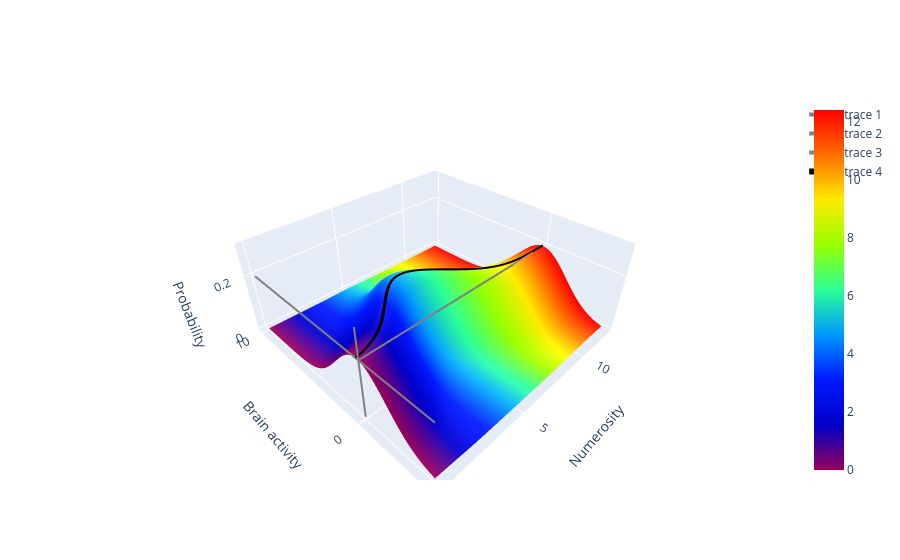

Write notebook code for a chart like this one.
### Code cell
fig = go.Figure(data=[go.Surface(z=Z.T, y=Y,x=X,surfacecolor = X, colorscale=px.colors.sequential.Rainbow)] )#coloraxis

fig.update_layout(
        scene = {
            "xaxis": {"nticks": 5, "title": "Numerosity"}, # , "backgroundcolor": 'rgba(0,0,0,0)',"showgrid": False
            "yaxis": {"nticks": 2, "title": "Brain activity"},
            "zaxis": {"nticks": 2, "title": "Probability",},
            'camera_eye': {"x": -1, "y": -1, "z": 1},
            "aspectratio": {"x": 1, "y": 1, "z": 0.4}
        }
)
#fig.add_hline(y=0, z=0)
width_line = 4
# z - axis
fig.add_scatter3d(x=np.array([X.min(),X.min()]), y = np.array([0,0]), z = np.array([0,0.3]), mode='lines', line=dict(color='grey', width=width_line)) #,width=2 
# x - axis
fig.add_scatter3d(x=np.array([X.min(),X.max()]), y = np.array([0,0]), z = np.array([Z.max() ,Z.max() ]), mode='lines', line=dict(color='grey', width=width_line)) #,width=2 
# y - axis
fig.add_scatter3d(x=np.array([X.min(),X.min()]), y = np.array([Y.min(),Y.max()]), z = np.array([Z.max() ,Z.max() ]), mode='lines', line=dict(color='grey', width=width_line)) #,width=2 
# curve
fig.add_scatter3d(x=x, y = nPRF_func, z = np.full((len(x),), Z.max()+0.001), mode='lines', line=dict(color='black', width=width_line + 2)) #,width=2 

#fig.update_traces(opacity=0.9, selector=dict(type='surface'))
fig.show()

### Figure 1 — Plotly figure (JSON) as saved in the notebook; plotly's stock layout.template omitted (floating-point values rounded to 4 significant figures; data arrays with more than 128 entries replaced by an {"elided": "..."} marker saying what was removed)
{"data": [{"colorscale": [[0, "rgb(150,0,90)"], [0.125, "rgb(0,0,200)"], [0.25, "rgb(0,25,255)"], [0.375, "rgb(0,152,255)"], [0.5, "rgb(44,255,150)"], [0.625, "rgb(151,255,0)"], [0.75, "rgb(255,234,0)"], [0.875, "rgb(255,111,0)"], [1, "rgb(255,0,0)"]], "surfacecolor": {"elided": "150x125 float values"}, "type": "surface", "x": {"elided": "150x125 float values"}, "y": {"elided": "150x125 float values"}, "z": {"elided": "150x125 float values"}}, {"line": {"color": "grey", "width": 4}, "mode": "lines", "type": "scatter3d", "x": [0, 0], "y": [0, 0], "z": [0, 0.3]}, {"line": {"color": "grey", "width": 4}, "mode": "lines", "type": "scatter3d", "x": [0, 12.4], "y": [0, 0], "z": [0.1995, 0.1995]}, {"line": {"color": "grey", "width": 4}, "mode": "lines", "type": "scatter3d", "x": [0, 0], "y": [-5, 9.9], "z": [0.1995, 0.1995]}, {"line": {"color": "black", "width": 6}, "mode": "lines", "type": "scatter3d", "x": [0, 0.1, 0.2, 0.3, 0.4, 0.5, 0.6, 0.7, 0.8, 0.9, 1, 1.1, 1.2, 1.3, 1.4, 1.5, 1.6, 1.7, 1.8, 1.9, 2, 2.1, 2.2, 2.3, 2.4, 2.5, 2.6, 2.7, 2.8, 2.9, 3, 3.1, 3.2, 3.3, 3.4, 3.5, 3.6, 3.7, 3.8, 3.9, 4, 4.1, 4.2, 4.3, 4.4, 4.5, 4.6, 4.7, 4.8, 4.9, 5, 5.1, 5.2, 5.3, 5.4, 5.5, 5.6, 5.7, 5.8, 5.9, 6, 6.1, 6.2, 6.3, 6.4, 6.5, 6.6, 6.7, 6.8, 6.9, 7, 7.1, 7.2, 7.3, 7.4, 7.5, 7.6, 7.7, 7.8, 7.9, 8, 8.1, 8.2, 8.3, 8.4, 8.5, 8.6, 8.7, 8.8, 8.9, 9, 9.1, 9.2, 9.3, 9.4, 9.5, 9.6, 9.7, 9.8, 9.9, 10, 10.1, 10.2, 10.3, 10.4, 10.5, 10.6, 10.7, 10.8, 10.9, 11, 11.1, 11.2, 11.3, 11.4, 11.5, 11.6, 11.7, 11.8, 11.9, 12, 12.1, 12.2, 12.3, 12.4], "y": [0.1753, 0.1984, 0.2239, 0.2522, 0.2833, 0.3174, 0.3547, 0.3955, 0.4398, 0.4879, 0.5399, 0.5959, 0.6562, 0.7206, 0.7895, 0.8628, 0.9405, 1.023, 1.109, 1.2, 1.295, 1.394, 1.497, 1.604, 1.714, 1.826, 1.942, 2.059, 2.179, 2.299, 2.42, 2.541, 2.661, 2.78, 2.897, 3.011, 3.123, 3.23, 3.332, 3.429, 3.521, 3.605, 3.683, 3.752, 3.814, 3.867, 3.91, 3.945, 3.97, 3.984, 3.989, 3.984, 3.97, 3.945, 3.91, 3.867, 3.814, 3.752, 3.683, 3.605, 3.521, 3.429, 3.332, 3.23, 3.123, 3.011, 2.897, 2.78, 2.661, 2.541, 2.42, 2.299, 2.179, 2.059, 1.942, 1.826, 1.714, 1.604, 1.497, 1.394, 1.295, 1.2, 1.109, 1.023, 0.9405, 0.8628, 0.7895, 0.7206, 0.6562, 0.5959, 0.5399, 0.4879, 0.4398, 0.3955, 0.3547, 0.3174, 0.2833, 0.2522, 0.2239, 0.1984, 0.1753, 0.1545, 0.1358, 0.1191, 0.1042, 0.09094, 0.07915, 0.06873, 0.05953, 0.05143, 0.04432, 0.0381, 0.03267, 0.02794, 0.02384, 0.02029, 0.01723, 0.01459, 0.01232, 0.01038, 0.008727, 0.007317, 0.006119, 0.005105, 0.004248], "z": [0.2005, 0.2005, 0.2005, 0.2005, 0.2005, 0.2005, 0.2005, 0.2005, 0.2005, 0.2005, 0.2005, 0.2005, 0.2005, 0.2005, 0.2005, 0.2005, 0.2005, 0.2005, 0.2005, 0.2005, 0.2005, 0.2005, 0.2005, 0.2005, 0.2005, 0.2005, 0.2005, 0.2005, 0.2005, 0.2005, 0.2005, 0.2005, 0.2005, 0.2005, 0.2005, 0.2005, 0.2005, 0.2005, 0.2005, 0.2005, 0.2005, 0.2005, 0.2005, 0.2005, 0.2005, 0.2005, 0.2005, 0.2005, 0.2005, 0.2005, 0.2005, 0.2005, 0.2005, 0.2005, 0.2005, 0.2005, 0.2005, 0.2005, 0.2005, 0.2005, 0.2005, 0.2005, 0.2005, 0.2005, 0.2005, 0.2005, 0.2005, 0.2005, 0.2005, 0.2005, 0.2005, 0.2005, 0.2005, 0.2005, 0.2005, 0.2005, 0.2005, 0.2005, 0.2005, 0.2005, 0.2005, 0.2005, 0.2005, 0.2005, 0.2005, 0.2005, 0.2005, 0.2005, 0.2005, 0.2005, 0.2005, 0.2005, 0.2005, 0.2005, 0.2005, 0.2005, 0.2005, 0.2005, 0.2005, 0.2005, 0.2005, 0.2005, 0.2005, 0.2005, 0.2005, 0.2005, 0.2005, 0.2005, 0.2005, 0.2005, 0.2005, 0.2005, 0.2005, 0.2005, 0.2005, 0.2005, 0.2005, 0.2005, 0.2005, 0.2005, 0.2005, 0.2005, 0.2005, 0.2005, 0.2005]}], "layout": {"scene": {"aspectratio": {"x": 1, "y": 1, "z": 0.4}, "camera": {"eye": {"x": -1, "y": -1, "z": 1}}, "xaxis": {"nticks": 5, "title": {"text": "Numerosity"}}, "yaxis": {"nticks": 2, "title": {"text": "Brain activity"}}, "zaxis": {"nticks": 2, "title": {"text": "Probability"}}}}}
